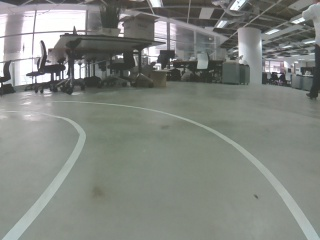
#> input picture model/test_model_images1/image_1519959033420.jpg, 320 x 240 px; its folder holds only this picture in this run
$ python -i advanced_lane_helper_functions.py   (imports and definitions only)   (older library calls are emulated)
#> lines starting #> are read from the running program, lines starting #| are printed output that depends on the picture
#> further down, picture is the input picture: shape (240, 320, 3); mean B, G, R 128.5, 134.3, 130.1
import pickle
import cv2
import numpy as np
import matplotlib.pyplot as plt
import matplotlib.image as mpimg
from os import listdir
from os.path import isfile, join

def undistort_image(img, mtx, dist):
    return cv2.undistort(img, mtx, dist, None, mtx)

def abs_sobel_thresh(img, orient='x', sobel_kernel=3, thresh=(0, 255)):
#> called with orient = 'x', sobel_kernel = 3, thresh = (20, 100)
    img = cv2.cvtColor(img, cv2.COLOR_BGR2RGB)
    gray = cv2.cvtColor(img, cv2.COLOR_RGB2GRAY)
    scaled_sobel = None

    # Sobel x
    if orient == 'x':
        sobelx = cv2.Sobel(gray, cv2.CV_64F, 1, 0,ksize=sobel_kernel) # Take the derivative in x
        abs_sobelx = np.absolute(sobelx) # Absolute x derivative to accentuate lines away from horizontal
        scaled_sobel = np.uint8(255*abs_sobelx/np.max(abs_sobelx))

    # Sobel y
    else:
        sobely = cv2.Sobel(gray, cv2.CV_64F, 0, 1, ksize=sobel_kernel) # Take the derivative in y
        abs_sobely = np.absolute(sobely) # Absolute x derivative to accentuate lines away from horizontal
        scaled_sobel = np.uint8(255*abs_sobely/np.max(abs_sobely))

    # Threshold x gradient
    thresh_min = thresh[0]
    thresh_max = thresh[1]
    grad_binary = np.zeros_like(scaled_sobel)
    grad_binary[(scaled_sobel >= thresh_min) & (scaled_sobel <= thresh_max)] = 1

    return grad_binary

def mag_thresh(img, sobel_kernel=3, mag_thresh=(0, 255)):
    img = cv2.cvtColor(img, cv2.COLOR_BGR2RGB)
    gray = cv2.cvtColor(img, cv2.COLOR_RGB2GRAY)
    sobelx = cv2.Sobel(gray, cv2.CV_64F, 1, 0,ksize=sobel_kernel)
    sobely = cv2.Sobel(gray, cv2.CV_64F, 0, 1,ksize=sobel_kernel)
    magnitude = np.sqrt(np.square(sobelx)+np.square(sobely))
    abs_magnitude = np.absolute(magnitude)
    scaled_magnitude = np.uint8(255*abs_magnitude/np.max(abs_magnitude))
    mag_binary = np.zeros_like(scaled_magnitude)
    mag_binary[(scaled_magnitude >= mag_thresh[0]) & (scaled_magnitude <= mag_thresh[1])] = 1

    return mag_binary

def dir_threshold(img, sobel_kernel=3, thresh=(0, np.pi/2)):
    img = cv2.cvtColor(img, cv2.COLOR_BGR2RGB)
    gray = cv2.cvtColor(img, cv2.COLOR_RGB2GRAY)
    sobelx = cv2.Sobel(gray, cv2.CV_64F, 1, 0,ksize=sobel_kernel)
    sobely = cv2.Sobel(gray, cv2.CV_64F, 0, 1,ksize=sobel_kernel)
    abs_sobelx = np.absolute(sobelx)
    abs_sobely = np.absolute(sobely)
    arctan = np.arctan2(abs_sobely, abs_sobelx)
    dir_binary = np.zeros_like(arctan)
    dir_binary[(arctan >= thresh[0]) & (arctan <= thresh[1])] = 1

    return dir_binary


def combined_s_gradient_thresholds(img, show=False):

    # Choose a Sobel kernel size
    ksize = 3 # Choose a larger odd number to smooth gradient measurements

    # Apply each of the thresholding functions
    gradx = abs_sobel_thresh(img, orient='x', sobel_kernel=ksize, thresh=(20, 100))
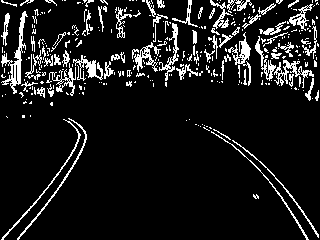
#> gradx: shape (240, 320); values 0 (black) and 1 (white), 10.4% white in thin lines or dots
    grady = abs_sobel_thresh(img, orient='y', sobel_kernel=ksize, thresh=(20, 100))
#> call 2 of abs_sobel_thresh, with orient = 'y', sobel_kernel = 3, thresh = (20, 100)
#> in abs_sobel_thresh (call 2), `sobely = cv2.Sobel(gray, cv2.CV_64F, 0, 1, ksize=sobel_kernel)`:
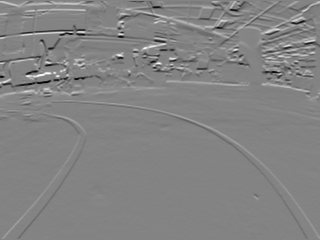
#> sobely: shape (240, 320) float64; min -737, max 693, mean 1.4; drawn with min black and max white
#> grady: shape (240, 320); values 0 (black) and 1 (white), 14% white in thin lines or dots
    mag_binary = mag_thresh(img, sobel_kernel=ksize, mag_thresh=(20, 100))
#> in mag_thresh, `magnitude = np.sqrt(np.square(sobelx)+np.square(sobely))`:
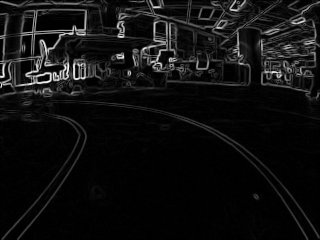
#> magnitude: shape (240, 320) float64; min 0, max 778.8, mean 50.4; drawn with min black and max white
#> mag_binary: shape (240, 320); values 0 (black) and 1 (white), 18.2% white in thin lines or dots
    dir_binary = dir_threshold(img, sobel_kernel=ksize, thresh=(0.7, 1.4))
#> in dir_threshold, `arctan = np.arctan2(abs_sobely, abs_sobelx)`:
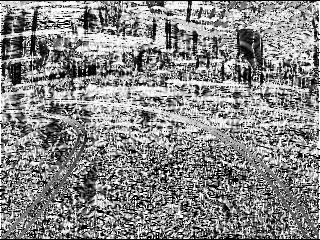
#> arctan: shape (240, 320) float64; min 0, max 1.57, mean 0.839; drawn with min black and max white
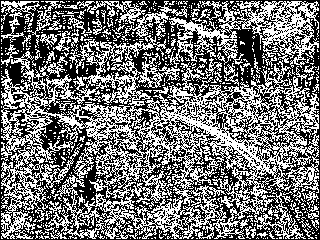
#> dir_binary: shape (240, 320) float64; values 0 (black) and 1 (white), 45.6% white in thin lines or dots

    combined = np.zeros_like(dir_binary)
    combined[((gradx == 1) & (grady == 1)) | ((mag_binary == 1) & (dir_binary == 1))] = 1

    img = cv2.cvtColor(img, cv2.COLOR_BGR2RGB)
    hls = cv2.cvtColor(img, cv2.COLOR_RGB2HLS)
#> hls: shape (240, 320, 3); mean of channels 0, 1, 2 61.9, 131.4, 16.5
    s_channel = hls[:,:,2]
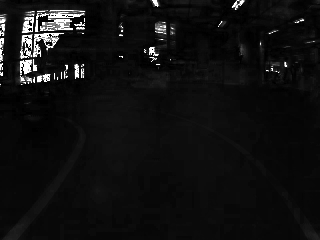
#> s_channel: shape (240, 320); min 0, max 255, mean 16.5

    # Threshold color channel
    s_thresh_min = 150
    s_thresh_max = 255
    s_binary = np.zeros_like(s_channel)
    s_binary[(s_channel >= s_thresh_min) & (s_channel <= s_thresh_max)] = 1

    # Combine the two binary thresholds
    combined_binary = np.zeros_like(combined)

    combined_binary[(s_binary == 1) | (combined == 1)] = 1

    if show == True:
        f, (ax1, ax2, ax3, ax4) = plt.subplots(1, 4, figsize=(20,10))
        ax1.set_title('Actual image')
        ax1.imshow(img)
        ax2.set_title('Combined gradx,grady,magnitude,direction')
        ax2.imshow(combined, cmap='gray')
        ax3.set_title('Color thresholding')
        ax3.imshow(s_binary, cmap='gray')
        ax4.set_title('Combined all')
        ax4.imshow(combined_binary, cmap='gray')

    return combined_binary

# [297 lines left out: functions transform_image, visualize_transorm_image, locate_lines, locate_line_further, visulizeLanes, radius_curvature and 3 more, not called in this run]


>>> import cv2
>>> picture = cv2.imread('test_model_images1/image_1519959033420.jpg')
>>> result = combined_s_gradient_thresholds(picture)
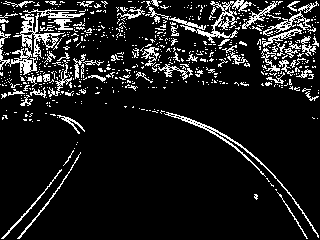
#> result: shape (240, 320) float64; values 0 (black) and 1 (white), 11.5% white in thin lines or dots
